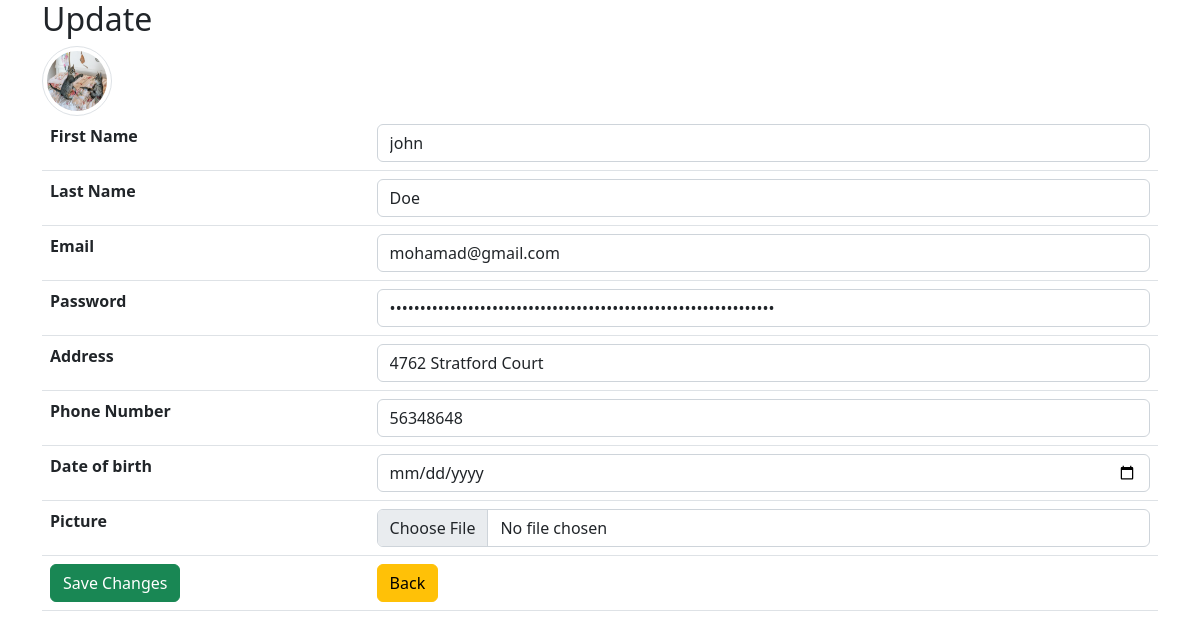
Page /update.php?id=1 (signed in) on the committed database.
### tables this page shows
CREATE TABLE `user` (
  `id` int(11) NOT NULL,
  `first_name` varchar(50) NOT NULL,
  `last_name` varchar(30) NOT NULL,
  `password` varchar(255) NOT NULL,
  `date_of_birth` date DEFAULT NULL,
  `email` varchar(255) NOT NULL,
  `address` varchar(255) NOT NULL,
  `picture` varchar(255) NOT NULL,
  `status` enum('user','adm') DEFAULT 'user',
  `phone_number` varchar(20) NOT NULL
);

### update.php (the view, shortened to what this page needs)
<?php
require_once 'components/db_connect.php';
$backBtn = '';
if (isset($_SESSION["user"])) {
    $backBtn = "home.php";
}
if (isset($_GET['id'])) {
    $id = $_GET['id'];
    $sql = "SELECT * FROM user WHERE id = {$id}";
    $result = mysqli_query($connect, $sql);
    if (mysqli_num_rows($result) == 1) {
        $data = mysqli_fetch_assoc($result);
        $first_name = $data['first_name'];
        $last_name = $data['last_name'];
        $password = $data['password'];
        $address = $data['address'];
        $phone_number = $data['phone_number'];
        $email = $data['email'];
    }
}
?>
<!DOCTYPE html>
<html lang="en">
<head>
    <?php require_once 'components/boot.php' ?>
</head>
<body>
    <div class="container">
        <h2>Update</h2>
        <img class='img-thumbnail rounded-circle' src='picture/<?php echo $data['picture'] ?>' alt="<?php echo $f_name ?>">
        <form method="post" enctype="multipart/form-data">
            <table class="table">
                <tr>
                    <th>First Name</th>
                    <td><input class="form-control" type="text" name="first_name" placeholder="First Name" value="<?php echo $first_name ?>" /></td>
                </tr>
                <tr>
                    <th>Last Name</th>
                    <td><input class="form-control" type="text" name="last_name" placeholder="Last Name" value="<?php echo $last_name ?>" /></td>
                </tr>
                <tr>
                    <th>Email</th>
                    <td><input class="form-control" type="email" name="email" placeholder="Email" value="<?php echo $email ?>" /></td>
                </tr>
                <tr>
                    <th>Password</th>
                    <td><input class="form-control" type="password" name="password" placeholder="***" value="<?php echo $password ?>" /></td>
                </tr>
                <tr>
                    <th>Address</th>
                    <td><input class="form-control" type="address" name="address" placeholder="address" value="<?php echo $address ?>" /></td>
                </tr>
                <tr>
                    <th>Phone Number</th>
                    <td><input class="form-control" type="text" name="phone_number" placeholder="+43**" value="<?php echo $phone_number ?>" /></td>
                </tr>
                <tr>
                    <th>Date of birth</th>
                    <td><input class="form-control" type="date" name="date_of_birth" placeholder="Date of birth" value="<?php echo $date_birth ?>" /></td>
                </tr>
                <tr>
                    <th>Picture</th>
                    <td><input class="form-control" type="file" name="picture" /></td>
                </tr>
                <tr>
                    <td><button name="submit" class="btn btn-success" type="submit">Save Changes</button></td>
                    <td><a href="<?php echo $backBtn ?>"><button class="btn btn-warning" type="button">Back</button></a></td>
                </tr>
            </table>
        </form>
    </div>
</body>
</html>

### update.php (style rules this page uses)
.img-thumbnail { width: 70px !important; height: 70px !important; }

### rows in the picture
user: picture (picture), first_name "john", last_name "Doe", email "mohamad@gmail.com", address "4762 Stratford Court", phone_number "56348648"
